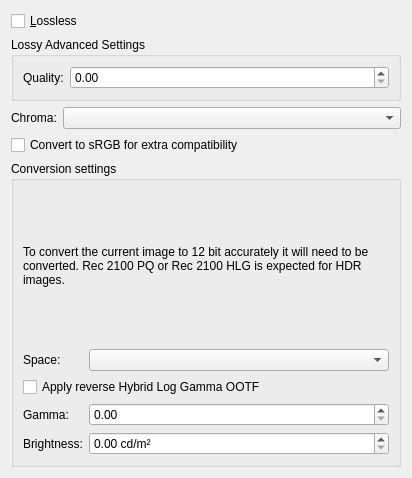
<?xml version="1.0" encoding="UTF-8"?>
<ui version="4.0">
 <author>
    SPDX-FileCopyrightText: none
    SPDX-License-Identifier: GPL-3.0-or-later
  </author>
 <class>WdgHeifExport</class>
 <widget class="QWidget" name="WdgHeifExport">
  <property name="geometry">
   <rect>
    <x>0</x>
    <y>0</y>
    <width>412</width>
    <height>478</height>
   </rect>
  </property>
  <layout class="QFormLayout" name="formLayout_2">
   <item row="1" column="0" colspan="2">
    <widget class="QGroupBox" name="lossySettings">
     <property name="title">
      <string>Lossy Advanced Settings</string>
     </property>
     <layout class="QFormLayout" name="formLayout">
      <item row="0" column="0">
       <widget class="QLabel" name="qualityLabel">
        <property name="text">
         <string>Quality:</string>
        </property>
       </widget>
      </item>
      <item row="0" column="1">
       <widget class="KisDoubleSliderSpinBox" name="sliderQuality" native="true">
        <property name="sizePolicy">
         <sizepolicy hsizetype="MinimumExpanding" vsizetype="Preferred">
          <horstretch>0</horstretch>
          <verstretch>0</verstretch>
         </sizepolicy>
        </property>
       </widget>
      </item>
     </layout>
    </widget>
   </item>
   <item row="2" column="0">
    <widget class="QLabel" name="label">
     <property name="text">
      <string>Chroma:</string>
     </property>
    </widget>
   </item>
   <item row="2" column="1">
    <widget class="QComboBox" name="cmbChroma"/>
   </item>
   <item row="4" column="0" colspan="2">
    <widget class="QGroupBox" name="conversionSettings">
     <property name="title">
      <string>Conversion settings</string>
     </property>
     <layout class="QFormLayout" name="formLayout_3">
      <item row="0" column="0" colspan="2">
       <widget class="QLabel" name="explanationLabel">
        <property name="sizePolicy">
         <sizepolicy hsizetype="Preferred" vsizetype="MinimumExpanding">
          <horstretch>0</horstretch>
          <verstretch>0</verstretch>
         </sizepolicy>
        </property>
        <property name="text">
         <string>&lt;html&gt;&lt;head/&gt;&lt;body&gt;&lt;p&gt;To convert the current image to 12 bit accurately it will need to be converted. Rec 2100 PQ or Rec 2100 HLG is expected for HDR images.&lt;/p&gt;&lt;/body&gt;&lt;/html&gt;</string>
        </property>
        <property name="wordWrap">
         <bool>true</bool>
        </property>
       </widget>
      </item>
      <item row="1" column="0">
       <widget class="QLabel" name="spaceLabel">
        <property name="text">
         <string>Space:</string>
        </property>
       </widget>
      </item>
      <item row="1" column="1">
       <widget class="QComboBox" name="cmbConversionPolicy"/>
      </item>
      <item row="3" column="0">
       <widget class="QLabel" name="label_3">
        <property name="text">
         <string>Gamma:</string>
        </property>
       </widget>
      </item>
      <item row="3" column="1">
       <widget class="QDoubleSpinBox" name="spnGamma">
        <property name="toolTip">
         <string>&lt;html&gt;&lt;head/&gt;&lt;body&gt;&lt;p&gt;Display gamma. By default this is 1.2 for converting from PQ.&lt;/p&gt;&lt;/body&gt;&lt;/html&gt;</string>
        </property>
        <property name="maximum">
         <double>3.000000000000000</double>
        </property>
       </widget>
      </item>
      <item row="4" column="0">
       <widget class="QLabel" name="label_2">
        <property name="text">
         <string>Brightness:</string>
        </property>
       </widget>
      </item>
      <item row="4" column="1">
       <widget class="QDoubleSpinBox" name="spnNits">
        <property name="toolTip">
         <string>&lt;html&gt;&lt;head/&gt;&lt;body&gt;&lt;p&gt;The display brightness in nits. By default this is set to 1000 for converting from PQ.&lt;/p&gt;&lt;/body&gt;&lt;/html&gt;</string>
        </property>
        <property name="suffix">
         <string> cd/m²</string>
        </property>
        <property name="maximum">
         <double>100000.000000000000000</double>
        </property>
        <property name="value">
         <double>0.000000000000000</double>
        </property>
       </widget>
      </item>
      <item row="2" column="0" colspan="2">
       <widget class="QCheckBox" name="chkHLGOOTF">
        <property name="toolTip">
         <string>&lt;html&gt;&lt;head/&gt;&lt;body&gt;&lt;p&gt;Hybrid Log Gamma needs an extra conversion step in between, as Solstice currently cannot send HLG data directly to the display. Therefore we apply the HLG opto-optical curve to convert from display to scene linear.&lt;/p&gt;&lt;/body&gt;&lt;/html&gt;</string>
        </property>
        <property name="text">
         <string>Apply reverse Hybrid Log Gamma OOTF</string>
        </property>
       </widget>
      </item>
     </layout>
    </widget>
   </item>
   <item row="0" column="0" colspan="2">
    <widget class="QCheckBox" name="chkLossless">
     <property name="sizePolicy">
      <sizepolicy hsizetype="MinimumExpanding" vsizetype="Minimum">
       <horstretch>0</horstretch>
       <verstretch>0</verstretch>
      </sizepolicy>
     </property>
     <property name="toolTip">
      <string>This option will merge all layers. It is advisable to check this option, otherwise other applications might not be able to read your file correctly.</string>
     </property>
     <property name="text">
      <string>&amp;Lossless</string>
     </property>
     <property name="checked">
      <bool>false</bool>
     </property>
    </widget>
   </item>
   <item row="3" column="0" colspan="2">
    <widget class="QCheckBox" name="chkMonochromesRGB">
     <property name="toolTip">
      <string>&lt;html&gt;&lt;head/&gt;&lt;body&gt;&lt;p&gt;Not all encoders for AV1 and by extension avif support saving to monochrome and use a YCbCr fallback. Solstice will be able to open these files just fine, but not all programs do. Converting to sRGB first before saving solves this at the cost of larger file size.&lt;/p&gt;&lt;/body&gt;&lt;/html&gt;</string>
     </property>
     <property name="text">
      <string>Convert to sRGB for extra compatibility</string>
     </property>
    </widget>
   </item>
  </layout>
 </widget>
 <customwidgets>
  <customwidget>
   <class>KisDoubleSliderSpinBox</class>
   <extends>QDoubleSpinBox</extends>
   <header>kis_slider_spin_box.h</header>
   <container>1</container>
  </customwidget>
 </customwidgets>
 <resources/>
 <connections/>
</ui>
